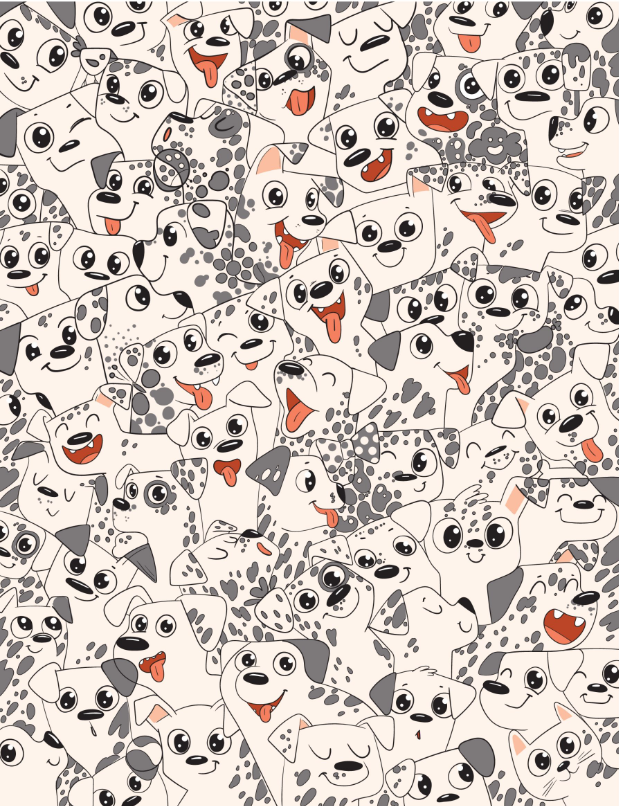
#> input picture Finding/2/image.png, 619 x 806 px
$ jupyter execute --allow-errors finding.ipynb   (older library calls are emulated)
#> lines starting #> are read from the running program, lines starting #| are printed output that depends on the picture; after the words box and inside, x2 and y2 are one past the last pixel; in counts of white or black regions, pixels touching at a corner belong together
# 1. Thêm các thư viện cần thiết

Ở đây, chúng ta sẽ sử dụng `opencv2` cho việc xử lý hình ảnh, `matplotlib` để show ảnh, và một số thư viện phụ trợ khác.

[cell 1]
import cv2
import matplotlib.pyplot as plt
import numpy as np
import os
import math
from tqdm import tqdm

# 2. Tải hình ảnh để sử dụng

[cell 2]
# Tạo biến xác định ảnh được chọn
split = 'Finding/2'

Đọc ảnh cần tìm vật và chọn thử 1 đồ vật để hiển thị xem chúng như thế nào.

[cell 3]
image_2 = cv2.imread(f'{split}/image.png') # Ảnh cần tìm vật
#> image_2 is the input picture: shape (806, 619, 3); mean B, G, R 191.5, 198.2, 208.8
template_2 = cv2.imread(f'{split}/t1.png') # Template được chọn
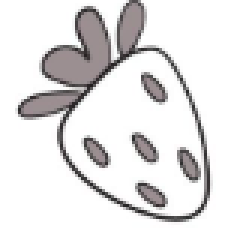
#> input picture Finding/2/t1.png, 83 x 78 px (shown 3 times larger)
#> template_2 is the input picture: shape (78, 83, 3); mean B, G, R 227, 226.7, 228.1

[cell 4]
def show_images(images, figsize=(10, 10), plot_size=None):
    """
    Hiển thị một hoặc nhiều ảnh bằng Matplotlib.

    Nếu chỉ có một ảnh, hàm sẽ hiển thị ảnh duy nhất đó.
    Nếu có nhiều ảnh, hàm sẽ hiển thị theo lưới (grid) con dựa trên `plot_size` (nếu được cung cấp).

    Args:
        images (list of np.ndarray): Danh sách ảnh để hiển thị.
        figsize (tuple of int, optional): Kích thước của figure. Mặc định là (10, 10).
        plot_size (tuple of int, optional): Kích thước lưới hiển thị, dạng (rows, cols).
            Nếu không được truyền vào, ảnh sẽ được hiển thị tuần tự trên các subplot liên tiếp.

    Returns:
        None: Hàm không trả về giá trị, chỉ hiển thị ảnh bằng matplotlib.
    """

    plt.figure(figsize=figsize)

    # If you want to show only one image.
    if not isinstance(images, list):
        plt.imshow(images)
        plt.axis('off')
        return

    # Else
    for i, image in enumerate(images):
        if len(image.shape) > 2:
            image = image[:,:,::-1]
        if plot_size is not None:
            plt.subplot(plot_size[0], plot_size[1], i + 1)
        plt.imshow(image)
        plt.axis('off')
    if plot_size is not None:
        for i in range(len(images), plot_size[0] * plot_size[1]):
            plt.subplot(plot_size[0], plot_size[1], i + 1)
            plt.axis('off')
    plt.tight_layout()
    plt.show()

[cell 5]
to_show = image_2[:,:,::-1]

show_images(to_show, figsize=(8, 5))

[cell 6]
to_show = template_2[:,:,::-1]
#> to_show: shape (78, 83, 3)

show_images(to_show, figsize=(1, 1))

Bây giờ hãy thử lấy ra toàn bộ template cần tìm và hiển thị chúng.

[cell 7]
def get_all_templates(dir, num_temps, name_tag='t'):
    """
    Đọc một loạt file ảnh từ thư mục chỉ định và trả về danh sách các ảnh (templates).

    Args:
        dir (str): Đường dẫn đến thư mục chứa ảnh.
        num_temps (int): Số lượng ảnh (templates) cần lấy.
        name_tag (str, optional): Tiền tố dùng để tạo tên file. Mặc định là 't'.

    Returns:
        list: Danh sách các ảnh (templates) dưới dạng numpy array.
    """
    templates = list()
    for i in range(num_temps):
        path = os.path.join(dir, f"{name_tag}{i+1}.png")
        template = cv2.imread(path)
        templates.append(template)
    return templates

[cell 8]
templates_2 = get_all_templates(split, 12)
#> (the rest of this cell did not finish here and is left out)


Ở trên là ảnh ở dạng RGB. Tuy nhiên ta nên chuyển ảnh sang dạng ảnh mức xám, vì:

1. Tăng tốc độ xử lý: Ảnh màu có 3 kênh (RGB), trong khi ảnh xám chỉ có 1 kênh, giúp giảm tài nguyên tính toán.
2. Ổn định hơn với thay đổi màu sắc: Grayscale giúp tập trung vào hình dạng thay vì màu sắc, tránh nhiễu do thay đổi ánh sáng.
3. Độ tương phản quan trọng hơn màu sắc: Các phương pháp so khớp dựa vào cường độ pixel thay vì màu sắc, nên ảnh xám cho kết quả chính xác hơn.

Ta chỉ giữ ảnh màu khi cần so khớp theo từng kênh hoặc màu sắc là yếu tố quan trọng.

[cell 9]
def convert_color(images, color='rgb'):
    """
    Chuyển đổi không gian màu cho một ảnh hoặc danh sách ảnh sang không gian màu chỉ định.

    Args:
        images (numpy.ndarray | list): Ảnh đầu vào hoặc danh sách ảnh.
        color (str, optional): Kiểu màu muốn chuyển, như 'rgb' hoặc 'gray'. Mặc định là 'rgb'.

    Returns:
        numpy.ndarray | list: Ảnh (hoặc danh sách ảnh) sau khi chuyển đổi màu.
    """
#> called with color = 6
    if not isinstance(images, list):
        return cv2.cvtColor(images, color)
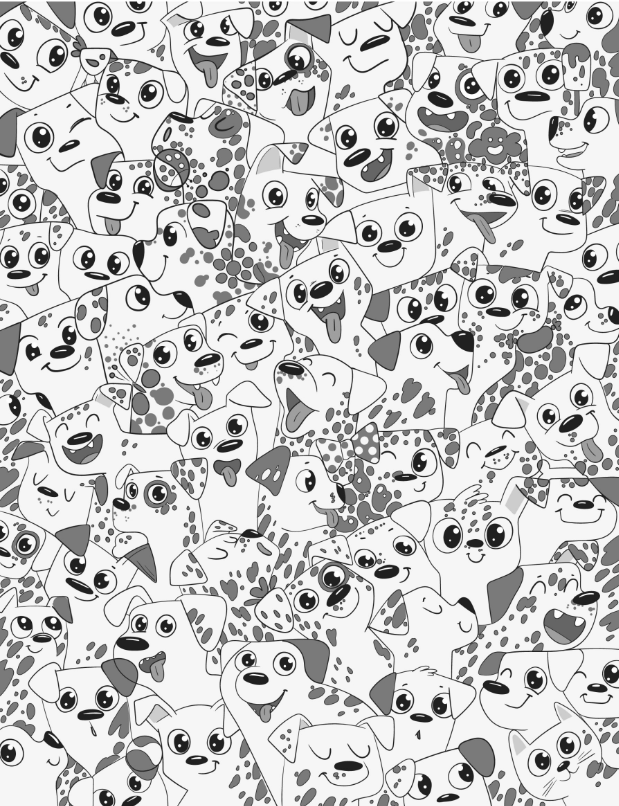
#> returned value: shape (806, 619); min 27, max 255, mean 200.6

    res = []
    for image in images:
        res.append(cv2.cvtColor(image, color))
    return res

[cell 10]
# Chuyển sang ảnh mức xám
gray_image_2 = convert_color(image_2, cv2.COLOR_BGR2GRAY)
gray_template_2 = convert_color(template_2, cv2.COLOR_BGR2GRAY)

# 3. Finding

Yêu cầu của bài toán là tìm vật thể trong ảnh, vì vậy chúng ta sẽ hướng đến các phương pháp matching để tìm ra vị trí của vật thể.

Mô hình hóa: $$F(I, t) = (x, y, x', y')$$
Trong đó:
 - I: hình ảnh chứa vật cần tìm
 - t: vật cần tìm
 - x, y: tọa độ góc trên bên trái, xét trong I
 - x', y': tọa độ góc dưới bên phải, xét trong I

## 3.1 Thử cách đơn giản

Đầu tiên, chúng ta sẽ thử dùng template matching mà không điều chỉnh hay xử lý gì thêm.

[cell 11]
def match_template(image, template, meth):
    """
    Thực hiện template matching với nhiều phương pháp khác nhau trên một ảnh duy nhất.
    Trả về danh sách kết quả, mỗi kết quả gồm thông tin:
      - top_left, bottom_right: tọa độ bounding box
      - min_val, max_val: giá trị thu được từ minMaxLoc
      - best_value: giá trị quyết định match tốt nhất (tùy vào phương pháp)
      - method: phương pháp matching
    """
    h, w = template.shape[:2]

    method = getattr(cv2, meth)
    res = cv2.matchTemplate(image, template, method)
    min_val, max_val, min_loc, max_loc = cv2.minMaxLoc(res)

    # Xác định góc trên/trái (top_left) và góc dưới/phải (bottom_right)
    if method in [cv2.TM_SQDIFF, cv2.TM_SQDIFF_NORMED]:
        # Với SQDIFF, điểm match tốt nhất là min_val
        top_left = min_loc
        best_value = min_val
    else:
        # Với các phương pháp còn lại, điểm match tốt nhất là max_val
        top_left = max_loc
        best_value = max_val

    bottom_right = (top_left[0] + w, top_left[1] + h)

    result = {
        "top_left": top_left,
        "bottom_right": bottom_right,
        "min_val": min_val,
        "max_val": max_val,
        "best_value": best_value,
        "method": meth
    }

    return result

[cell 12]
def draw_bounding_box(image, match_result, color=(0, 0, 0), in_place=False):
    """
    Vẽ bounding box trực tiếp lên ảnh dựa trên kết quả match_result
    rồi trả về ảnh kết quả. Không sử dụng matplotlib để hiển thị.

    Args:
        image (np.ndarray): Ảnh gốc (BGR hoặc grayscale).
        match_result (dict | list[dict]):
            - dict: dạng {
                 "top_left": (x, y),
                 "bottom_right": (x, y),
                 "min_val": float,
                 "max_val": float,
                 "best_value": float,
                 "method": str (tuỳ chọn)
              }
            - list[dict]: danh sách các dict giống trên.

    Returns:
        np.ndarray: Ảnh đã được vẽ bounding box (cùng kích thước với ảnh gốc).
    """
    import cv2

    # Nếu match_result là dict, gói thành danh sách để nạp vòng lặp
    if isinstance(match_result, dict):
        match_result = [match_result]

    if in_place:
        image_to_draw = image
    else:
        image_to_draw = image.copy()

    # Vẽ bounding box cho từng dict
    for res in match_result:
        top_left = res["top_left"]
        bottom_right = res["bottom_right"]
        cv2.rectangle(image_to_draw, top_left, bottom_right, color, 4)

    return image_to_draw

Thử thực hiện matching đơn giản với SQDIFF (sum of squared difference), CCOEFF (correlation coefficient) và CCORR (cross-correlation) để đánh giá kết quả.

[cell 13]
methods = [
    "TM_CCOEFF",
    "TM_CCOEFF_NORMED",
    "TM_CCORR",
    "TM_CCORR_NORMED",
    "TM_SQDIFF",
    "TM_SQDIFF_NORMED"
]

img_res = image_2.copy()

# Một số màu ví dụ
colors = [
    (255, 0, 0),   # Đỏ
    (0, 255, 0),   # Xanh lá
    (0, 0, 255),   # Xanh dương
    (255, 255, 0), # Vàng
    (255, 0, 255), # Hồng
    (0, 255, 255)  # Xanh biển
]

for i, method in enumerate(methods):
    match_result = match_template(gray_image_2, gray_template_2, method)
    color = colors[i]
    img_res = draw_bounding_box(img_res, match_result, color, in_place=True)
#> this loop made 6 passes
#> (min_val in match_template, max_val in match_template, min_loc in match_template, top_left in match_template, best_value in match_template, bottom_right in match_template) on passes 1 to 4: (-6163447.5, 8023796, (536, 13), (266, 44), 8023796, (349, 122)), (-0.228, 0.315, (536, 13), (75, 680), 0.315, (158, 758)), (233460192, 340310976, (428, 93), (164, 656), 340310976, (247, 734)), (0.871, 0.959, (440, 266), (356, 596), 0.959, (439, 674))
#> (min_val in match_template, max_val in match_template, max_loc in match_template, top_left in match_template, best_value in match_template, bottom_right in match_template) on passes 5 to 6: (28769056, 86115136, (440, 266), (356, 596), 28769056, (439, 674)), (0.0839, 0.312, (435, 77), (358, 604), 0.0839, (441, 682))
#> pass 1, in match_template, `res = cv2.matchTemplate(image, template, method)`:
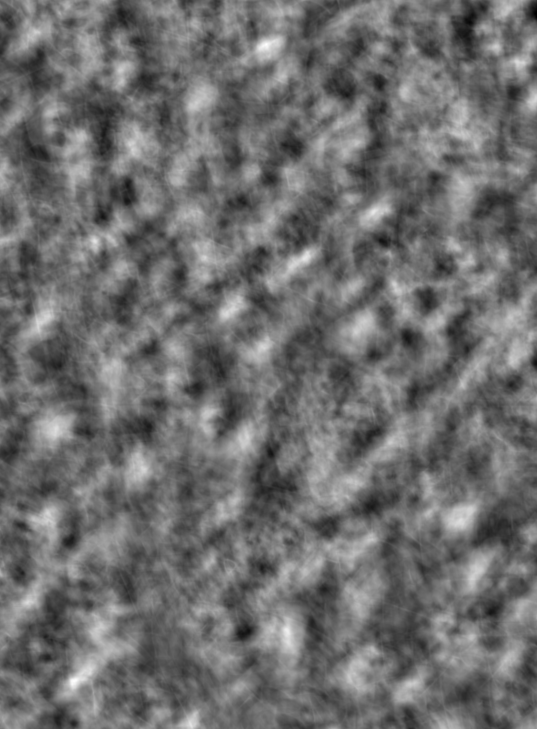
#> res: shape (729, 537) float32; min -6163447.5, max 8023796, mean -18916.4; drawn with min black and max white
#> pass 1, `img_res = draw_bounding_box(img_res, match_result, color, in_place=True)`:
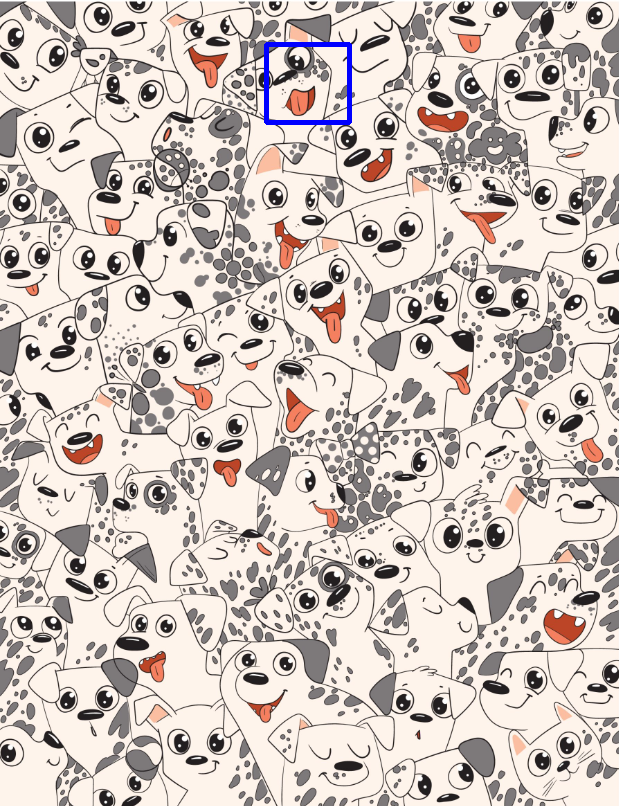
#> img_res: shape (806, 619, 3); 0.32% of pixels changed, all inside (x1, y1, x2, y2) = (264, 42, 352, 125)
#> pass 2, `img_res = draw_bounding_box(img_res, match_result, color, in_place=True)`:
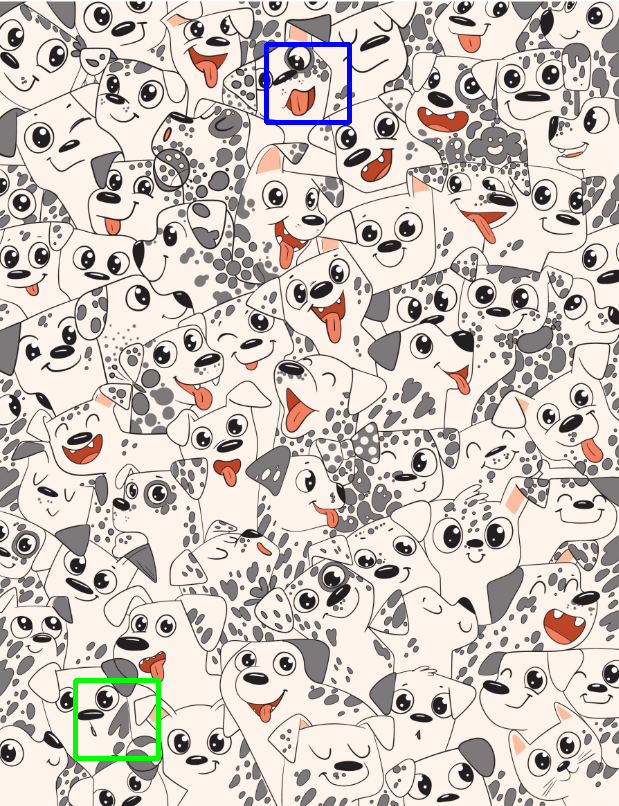
#> img_res: shape (806, 619, 3); 0.32% of pixels changed, all inside (x1, y1, x2, y2) = (73, 678, 161, 761)
#> after the loop:
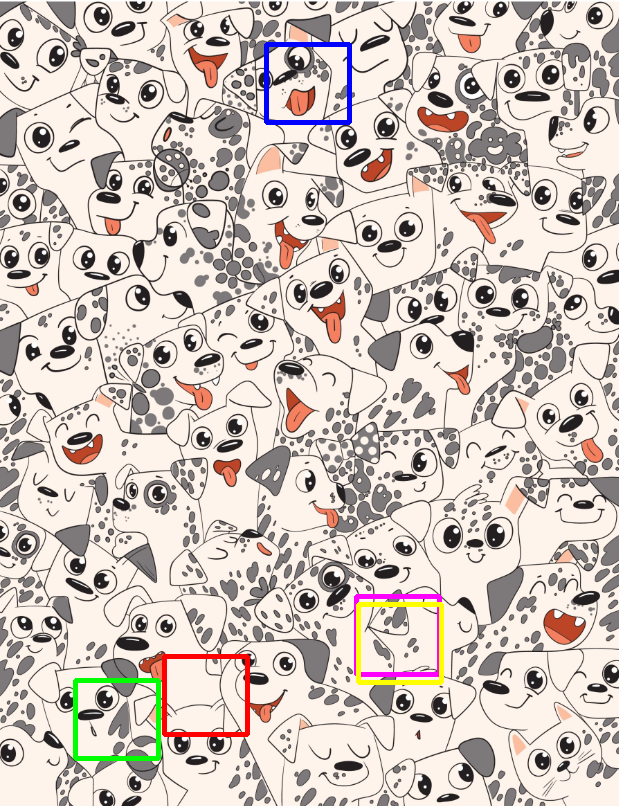
#> img_res: shape (806, 619, 3); 0.87% of pixels changed, all inside (x1, y1, x2, y2) = (162, 594, 444, 737)

show_images(template_2, figsize=(2, 2))
show_images(img_res, figsize=(6, 10))

Có thể thấy rằng kết quả không tốt chút nào, toàn bộ các phương pháp đều tìm sai. Vậy cần phải xác định được nguyên nhân.

| | Nguyên nhân | Giải pháp đề xuất |
|-|-------------|-------------------|
|1| Sự khác biệt giữa kích thước của vật cần tìm với kích thước của vật đó trong ảnh, do đề bài và quá trình cắt ảnh | Sử dụng multiscale template matching |
|2| Sự khác biệt về vùng xung quanh vật trong template và trong image | Sử dụng masking để loại bỏ vùng không cần thiết |

## 3.2 Cải tiến cách vừa rồi

Từ những vấn đề vừa xác định ở trên, tiếp theo chúng ta sẽ thực hiện masking (xóa bỏ background của template) và sau đó thực hiện template matching trên nhiều scale khác nhau của template đó.

[cell 14]
def remove_bg(templates):
    """
    Loại bỏ background của danh sách vật thể (templates) bằng kỹ thuật floodFill và xử lý ảnh cơ bản.

    Args:
        templates (list of np.ndarray): Danh sách các ảnh đầu vào cần loại bỏ nền.

    Returns:
        list of np.ndarray: Danh sách các ảnh sau khi loại bỏ nền.
    """
    removed_bg_templates = list()

    for template in templates:
        # Tạo bản sao để tránh làm thay đổi ảnh gốc
        filled_color_template = template.copy()

        # Bước 1: Chuyển ảnh sang xám
        gray = cv2.cvtColor(template, cv2.COLOR_BGR2GRAY)
        h, w = gray.shape[:2]

        # Bước 2: Tạo mask bằng ngưỡng và đảo mask
        _, mask = cv2.threshold(gray, 240, 255, cv2.THRESH_BINARY)
        mask = cv2.bitwise_not(mask)

        # Bước 3: Tạo mask mở rộng để hỗ trợ floodFill
        mask_expanded_original = np.zeros((h+2, w+2), np.uint8)
        mask_expanded_original[1:-1, 1:-1] = mask

        # Bước 4: Tách kênh màu (B, G, R)
        b, g, r = cv2.split(template)

        # Áp dụng floodFill trên từng kênh để xóa nền
        mask_expanded = mask_expanded_original.copy()
        cv2.floodFill(b, mask_expanded, (0, 0), 0, loDiff=20, upDiff=20)

        mask_expanded = mask_expanded_original.copy()
        cv2.floodFill(g, mask_expanded, (0, 0), 0, loDiff=20, upDiff=20)

        mask_expanded = mask_expanded_original.copy()
        cv2.floodFill(r, mask_expanded, (0, 0), 0, loDiff=20, upDiff=20)

        # Bước 5: Gộp các kênh sau khi xử lý
        filled_color_template = cv2.merge((b, g, r))

        # Bước 6: Áp dụng phép mở (morphological opening) để loại bỏ nhiễu
        kernel = cv2.getStructuringElement(cv2.MORPH_RECT, (3,3))
        filled_color_template = cv2.morphologyEx(filled_color_template, cv2.MORPH_OPEN, kernel)

        removed_bg_templates.append(filled_color_template)
#> this loop made 2 passes
#> pass 1, in remove_bg, `_, mask = cv2.threshold(gray, 240, 255, cv2.THRESH_BINARY)`:
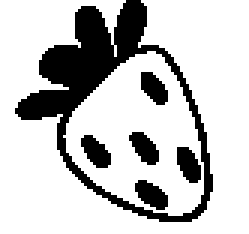
#> mask: shape (78, 83) (shown 3 times larger); 77.2% white; 6 black regions, box (x1, y1, x2, y2) and area: (5, 0, 71, 74) 1129, (45, 60, 56, 70) 71, (27, 45, 37, 56) 70, (43, 44, 53, 55) 69, (59, 49, 67, 61) 69, (47, 24, 56, 35) 67
#> after the loop:
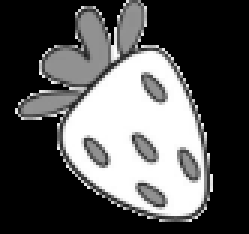
#> b: shape (78, 83) (shown 3 times larger); min 0, max 255, mean 86.3
#> after the loop:
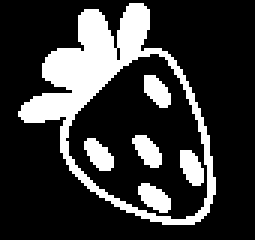
#> mask_expanded_original: shape (80, 85) (shown 3 times larger); 21.7% white; 6 white regions, box (x1, y1, x2, y2) and area: (6, 1, 72, 75) 1129, (46, 61, 57, 71) 71, (28, 46, 38, 57) 70, (44, 45, 54, 56) 69, (60, 50, 68, 62) 69, (48, 25, 57, 36) 67

    return removed_bg_templates

#> (the rest of this cell did not finish here and is left out)

[cell 15]
def remove_bg_grabcut(templates, bgd_model_iters=5):
    """
    Loại bỏ phông nền bằng GrabCut cho danh sách ảnh (templates).
    GrabCut thường cho kết quả chính xác hơn floodFill trong nhiều trường hợp.

    Args:
        templates (list of np.ndarray): Danh sách ảnh BGR cần tách nền.
        bgd_model_iters (int): Số lần lặp cho mô hình nền (thường 5 đến 10).

    Returns:
        list of np.ndarray: Danh sách ảnh đã được tách nền (nền chuyển thành đen).
    """
#> called with bgd_model_iters = 5
    results = []
    for img in templates:
        if img is None:
            results.append(None)
            continue

        # Lấy kích thước ảnh
        h, w = img.shape[:2]

        # Tạo mask rỗng
        grabcut_mask = np.zeros((h, w), np.uint8)

        # Chuẩn bị 2 mô hình GMM cho GrabCut
        bgd_model = np.zeros((1, 65), np.float64)
        fgd_model = np.zeros((1, 65), np.float64)

        # Tạo vùng bao (rectangle) gần như khớp toàn bộ ảnh
        rect = (1, 1, w-2, h-2)

        # Áp dụng GrabCut
        # mode=GC_INIT_WITH_RECT: khỏi tạo bằng rectangle
        cv2.grabCut(img, grabcut_mask, rect, bgd_model, fgd_model, bgd_model_iters, cv2.GC_INIT_WITH_RECT)

        # Tạo mask foreground = 1 hoặc 3 => vùng nền = 0,2 => gán 0
        mask_fg = np.where((grabcut_mask==2)|(grabcut_mask==0), 0, 1).astype('uint8')

        # Nhân mask_fg vào ảnh gốc => giữ foreground, nền thành đen
        img_nobg = cv2.bitwise_and(img, img, mask=mask_fg)

        results.append(img_nobg)
#> this loop made 12 passes
#> pass 1, in remove_bg_grabcut, `img_nobg = cv2.bitwise_and(img, img, mask=mask_fg)`:
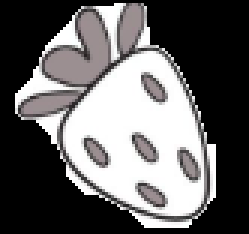
#> img_nobg: shape (78, 83, 3) (shown 3 times larger); mean B, G, R 99.7, 99.4, 100.8

    return results

[cell 16]
removed_bg_templates_2 = remove_bg_grabcut(templates_2, bgd_model_iters=5)
#> (the rest of this cell did not finish here and is left out)

[cell 17]
# for i, t in enumerate(removed_bg_templates):
#     cv2.imwrite(f"{split}/rmgb_t{i + 1}.png", t)

#> (a cell that did not finish here is left out)
